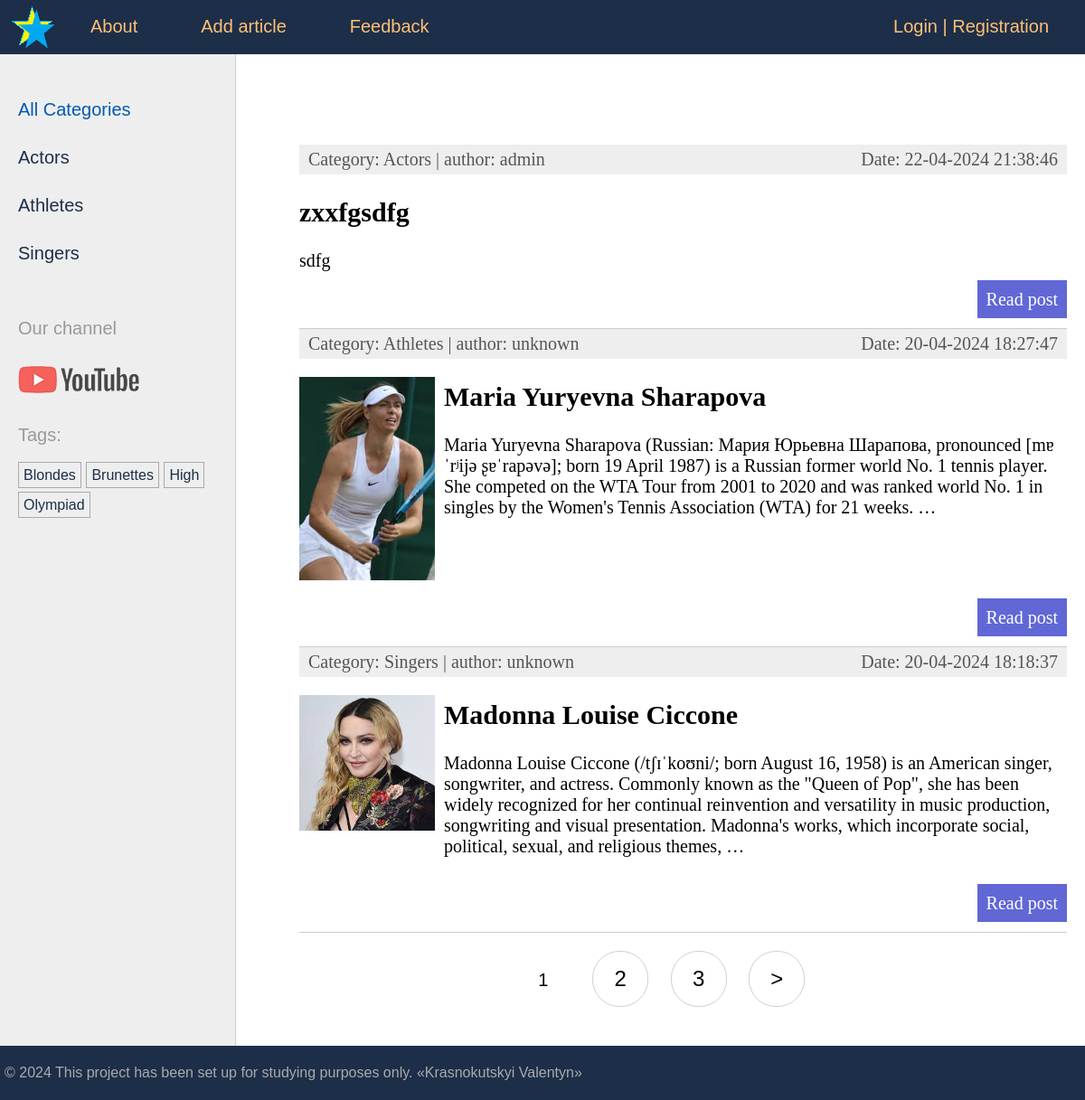
/, run on an earlier commit of the app's database.
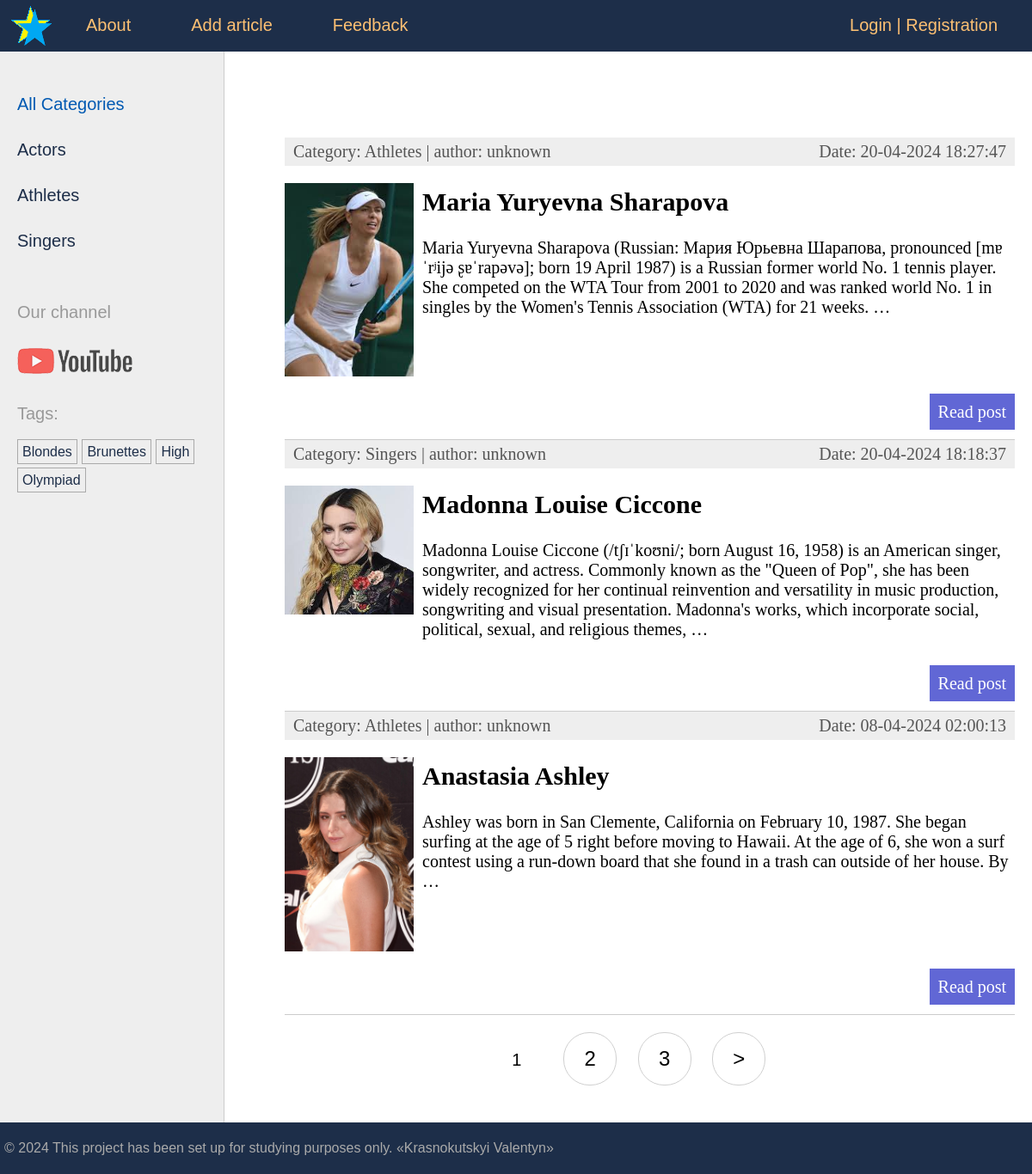
And on a later commit of the database.
### stars/models.py (models this page shows, shortened)
class Category(models.Model):
    name = models.CharField(max_length=100, db_index=True, verbose_name='Category')  # Name of the category
    slug = models.SlugField(max_length=255, unique=True, db_index=True)  # Unique slug for URLs
    class Meta:
        verbose_name = 'Category'
        verbose_name_plural = 'Categories'
    def get_absolute_url(self):
        return reverse('category', kwargs={'cat_slug': self.slug})  # URL pattern for accessing a category detail view

class TagPost(models.Model):
    tag = models.CharField(max_length=100, db_index=True)  # Tag name
    slug = models.SlugField(max_length=255, unique=True, db_index=True)  # Unique slug for URLs
    def get_absolute_url(self):
        return reverse('tag', kwargs={'tag_slug': self.slug})  # URL pattern for accessing a tag detail view

class Stars(models.Model):
    class Status(models.IntegerChoices):
        DRAFT = 0, 'Draft'
        PUBLISHED = 1, 'Published'
    title = models.CharField(max_length=255, verbose_name='Title', validators=[
        MinLengthValidator(1, message='Minimum 1 characters'),
        MaxLengthValidator(50, message='Maximum 50 characters'),
                            ])  # Title of the star
    slug = models.SlugField(max_length=255, db_index=True, unique=True, verbose_name='Slug', validators=[
        MinLengthValidator(1, message='Minimum 1 characters'),
        MaxLengthValidator(50, message='Maximum 50 characters'),
                            ])  # Unique slug for URLs
    photo = models.ImageField(upload_to="photos/%Y/%m/%d/", default=None, blank=True, null=True, verbose_name="Photo")
    content = models.TextField(blank=True, verbose_name='Article text')  # Content of the star
    time_create = models.DateTimeField(auto_now_add=True, verbose_name='Time create')  # Date and time of creation
    time_update = models.DateTimeField(auto_now=True, verbose_name="Update time")  # Date and time of last update
    is_published = models.BooleanField(choices=tuple(map(lambda x: (bool(x[0]), x[1]), Status.choices)),
                                       default=Status.DRAFT, verbose_name='Status')  # Status of publication
    cat = models.ForeignKey('Category', on_delete=models.PROTECT, related_name='posts',
                            verbose_name='Category')  # Category of the star
    tags = models.ManyToManyField('TagPost', blank=True, related_name='tags',
                                  verbose_name='Tags')  # Tags associated with the star
    spouse = models.OneToOneField('Spouse', on_delete=models.SET_NULL,
                                  null=True, blank=True, related_name='star',
                                  verbose_name='Spouse')  # Spouse of the star
    author = models.ForeignKey(get_user_model(), on_delete=models.SET_NULL, related_name='posts', null=True,
                               default=None)  # Author of the article
    objects = models.Manager()
    published = PublishedModel()  # Custom manager for published stars
    class Meta:
        verbose_name = 'Star'
        verbose_name_plural = 'Stars'
        ordering = ['-time_create']  # Ordering stars by creation time in descending order
        indexes = [
            models.Index(fields=['-time_create']),  # Index for faster querying by creation time
        ]
    def get_absolute_url(self):
        return reverse('post', kwargs={'post_slug': self.slug})  # URL pattern for accessing a star detail view

### stars/views.py (the view)
# urls.py: path('', views.StarsHome.as_view(), name='home'),  # http://127.0.0.1:8000
class StarsHome(DataMixin, ListView):  # View for displaying the main page
    template_name = 'stars/index.html'  # Template name
    context_object_name = 'posts'  # Context variable name
    title_page = 'Main page'
    cat_selected = 0
    def get_queryset(self):  # Get objects to display on the page
        return Stars.published.all().select_related('cat')  # All published articles

### stars/models.py (called while the page is built)
    def get_queryset(self):
        return super().get_queryset().filter(is_published=Stars.Status.PUBLISHED)

### stars/templatetags/stars_tags.py (called while the page is built)
@register.inclusion_tag('stars/list_categories.html')
def show_categories(cat_selected_id=0):
    cats = Category.objects.annotate(total=Count("posts")).filter(total__gt=0)
    return {"cats": cats, "cat_selected": cat_selected_id}

@register.inclusion_tag('stars/list_tags.html')
def show_all_tags():
    return {"tags": TagPost.objects.annotate(total=Count("tags")).filter(total__gt=0)}

### users/context_processors.py (called while the page is built)
def get_stars_context(request):
    return {'mainmenu': menu}

### stars/templates/stars/index.html (shortened to what this page needs)
{% extends 'base.html' %}
{% block content %}
<ul class="list-articles">
    {% for p in posts %}
    <li><div class="article-panel">
         <p class="first">Category: {{p.cat.name}} | author:
             {{p.author.username|default:"unknown"}}</p>
         <p class="last">Date: {{p.time_update|date:"d-m-Y H:i:s"}}</p>
        </div>
        {% if p.photo %}
                   <p ><img class="img-article-left thumb" src="{{p.photo.url}}"></p>
        {% endif %}
        <h2>{{p.title}}</h2>
        {% autoescape off %}
        {{p.content|linebreaks|truncatewords:50}}
        {% endautoescape %}
        <p class="link-read-post"><a href="{{ p.get_absolute_url }}">Read post</a></p>
    </li>
    {% endfor %}
</ul>
{% endblock %}
{% block navigation %}
{% if page_obj.has_other_pages %}
<nav class="list-pages">
    <ul>
        {% for p in paginator.page_range %}
            {% if page_obj.number == p %}
                <li class="page-num page-num-selected">{{ p }}</li>
            {% elif p >= page_obj.number|add:-2 and p <= page_obj.number|add:2  %}
                <li class="page-num">
                    <a href="?page={{ p }}">{{ p }}</a>
                </li>
            {% endif %}
        {% endfor %}
        {% if page_obj.has_next %}
        <li class="page-num">
            <a href="?page={{ page_obj.next_page_number }}">&gt;</a>
        </li>
        {% endif %}
    </ul>
</nav>
{% endif %}
{% endblock %}

### templates/base.html (shortened to what this page needs)
{% load static %}
{% load stars_tags %}
<!DOCTYPE html>
<html>
<head>
    <link type="text/css" href="{% static 'stars/css/styles.css' %}" rel="stylesheet"/>
</head>
</head>
<body>
<table class="table-page" border=0 cellpadding="0" cellspacing="0">
    <tr>
        <td valign=top>
            {% block mainmenu %}
            <div class="header">
                <ul id="mainmenu" class="mainmenu">
                    <li class="logo"><a href="{% url 'home' %}">
                        <div class="logo"></div>
                    </a></li>
                    {% for m in mainmenu %}
                        <li><a href="{% url m.url_name %}">{{m.title}}</a></li>
                    {% endfor %}
                        {% if user.is_authenticated %}
                            <li class="last"><a href="{% url 'users:profile' %}">{{user.username}}</a> | <a href="{% url 'users:logout' %}">Logout</a></li>
                        {% else %}
                            <li class="last"><a href="{% url 'users:login' %}">Login</a> | <a href="{% url 'users:register' %}">Registration</a></li>
                        {% endif %}
                </ul>
            </div>
            {% endblock mainmenu %}
            <table class="table-content" border=0 cellpadding="0" cellspacing="0">
                <tr>
                    <td valign="top" class="left-chapters">
                        <ul id="leftchapters">
                            {% if cat_selected == 0 %}
                            <li class="selected">All Categories</li>
                            {% else %}
                            <li><a href="{% url 'home' %}">All Categories</a></li>
                            {% endif %}
                            {% show_categories cat_selected %}
                            <li class="share">
                                <p>Our channel</p>
                                <a class="share-yt"
                                   href="https://www.youtube.com/"
                                   target="_blank" rel="nofollow"></a>
                            </li>
                            <li>{% show_all_tags %}</li>
                        </ul>
                    </td>
                    <td valign="top" class="content">
                        <div class="content-text">
                            {% block content %}
                            {% endblock %}
                        </div>
                        {% block navigation %}
                        {% endblock %}
                    </td>
                </tr>
            </table>
        </td>
    </tr>
    <tr>
        <td valign=top>
            <div id="footer">
                <p>&copy; 2024 This project has been set up for studying purposes only.
                    &laquo;Krasnokutskyi Valentyn&raquo;</p>
            </div>
        </td>
    </tr>
</table>
</body>
</html>

### stars/templates/stars/list_categories.html
{% for cat in cats %}
         {% if cat.id == cat_selected %}
                   <li class="selected">{{cat.name}}</li>
         {% else %}
                   <li><a href="{{ cat.get_absolute_url }}">{{cat.name}}</a></li>
         {% endif %}
{% endfor %}

### stars/templates/stars/list_tags.html
{% if tags %}
    Tags:</p>
    <ul class="tags-list">
        {% for t in tags %}
        <li><a href="{{t.get_absolute_url}}">{{t.tag}}</a></li>
        {% endfor %}
    </ul>
{% endif %}

### stars/static/stars/css/styles.css (style rules this page uses)
html, body { font-family: 'Arial'; margin: 0; padding: 0; height: 100%; width: 100%; color: #1d2e49; }
a { color: #0059b2; text-decoration: none; }
img { max-width: 600px; height: auto; }
img.img-article-left { max-width: 300px; height: auto; float: left; padding: 0 10px 10px 0; }
img.img-article-left.thumb { max-width: 150px; height: auto; }
p.link-read-post { text-align: right; }
p.link-read-post a { padding: 10px; min-width: 100px; background: #6167d5; color: #fff; text-decoration: none; }
div.article-panel { background: #eee; padding: 5px 10px 5px 10px; box-sizing: border-box; overflow: hidden; color: #555; }
div.article-panel p.first { margin: 0; float: left; }
div.article-panel p.last { margin: 0; float: right; }
ul.list-articles { list-style: none; margin: 0; padding: 0; }
ul.list-articles li { border-bottom: 1px solid #ccc; }
.table-page { width: 100%; height: 100%; vertical-align: top; }
.table-page tr { height: 100%; }
.header { background: #1d2e49; height: 60px; }
.logo { background: url('../images/logo_star.png') no-repeat 10px 5px; width: 70px; height: 60px; }
ul.mainmenu { list-style: none; margin: 0; padding: 0; height: 60px; color: #fdc073; font-size: 20px; overflow: hidden; }
ul.mainmenu li { float: left; margin: 18px 40px 0 30px; }
ul.mainmenu li.logo { margin: 0; }
ul.mainmenu li.last { float: right; }
ul.mainmenu li a { color: #fdc073; text-decoration: none; }
.table-content { width: 100%; min-height: 100%; height: 100%; }
.left-chapters { margin: 0; background: #eee; border-right: 1px solid #ccc; }
.left-chapters ul { width: 230px; margin: 0; padding: 20px 10px 10px 20px; list-style: none; font-size: 20px; }
.left-chapters ul li { margin: 30px 0 0 0; color: #999; }
.left-chapters ul li.selected { color: #0059b2; }
.left-chapters ul li a { color: #1d2e49; text-decoration: none; }
.left-chapters ul li.share { margin: 60px 0 0 0; }
.left-chapters ul li.share p { margin: 30px 0 30px 0; }
.left-chapters ul li.share a { display: inline-block; width: 40px; height: 40px; margin: 0 20px 0 0; }
.left-chapters ul li.share a.share-yt { width: 100%; height: 30px; background: url('../images/share_yt.png') no-repeat 0 0 }
ul.tags-list { width: 100%; margin: 0; padding: 0; list-style: none; }
ul.tags-list li { margin: 0; padding: 0 0 10px; display: inline-block; }
ul.tags-list li a { padding: 5px; font-size: 16px; border: 1px solid #aaa; }
.content { padding: 40px 20px 20px 40px; width: 100%; box-sizing: border-box; }
.content-text { margin: 60px 0 0 30px; color: #000; font-size: 20px; font-family: Yandex Sans Display Light; }
#footer { box-sizing: border-box; background: #1d2e49; padding: 5px; color: #aaa; font-size: 16px; font-family: Verdana, Geneva, Arial, Helvetica; text-align: left; overflow: hidden; }
.list-pages { text-align: center; margin: 0 0 20px 0; }
.list-pages ul { margin: 20px 0 0 0; padding: 0; list-style: none; }
.list-pages ul li { display: inline-block; margin: 0 20px 0 0; }
.list-pages a { color: #000; font-size: 24px; text-decoration: none; }
.list-pages .page-num, .page-num-selected { display: inline-block; width: 60px; height: 44px; padding: 16px 0 0 0; border: 1px solid #d0d0d0; border-radius: 30px; }
.list-pages .page-num-selected { border: none; color: #000; font-size: 20px; }

What changed in the data, as far as the page shows it:
removed Stars: cat.name "Actors", author.username "admin", time_update "22-04-2024 21:38:46", title "zxxfgsdfg", content "sdfg"
now on this page (row unchanged): Stars: cat.name "Athletes", author.username "unknown", time_update "08-04-2024 02:00:13", photo (picture), title "Anastasia Ashley", content "Ashley was born in San Clemente, California on February 10, 1987. She began surfing at the age of 5 right before moving to Hawaii. At the age of 6, she won a surf contest using a run-down board that she found in a trash can outside of her house. By …"
